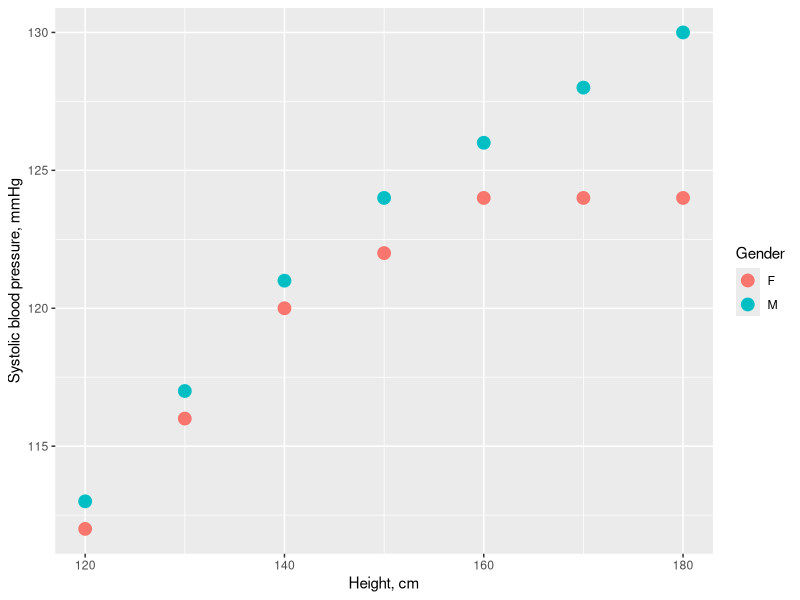

Write the R code that produced this figure.
## ---- chunk 1
htn <- read.csv('htn.csv')
## ---- chunk 2
library(ggplot2)

gp <-ggplot(htn, aes(x=Height, y=Systolic, color=Gender))
gp <- gp + geom_point(size=4)
gp <- gp + scale_x_continuous(name='Height, cm')
gp <- gp + scale_y_continuous(name='Systolic blood pressure, mmHg')
print(gp)
